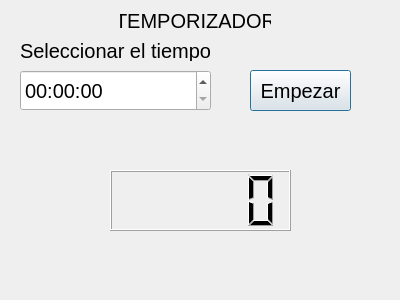
<?xml version="1.0" encoding="UTF-8"?>
<ui version="4.0">
 <class>Dialog</class>
 <widget class="QDialog" name="Dialog">
  <property name="geometry">
   <rect>
    <x>0</x>
    <y>0</y>
    <width>400</width>
    <height>300</height>
   </rect>
  </property>
  <property name="windowTitle">
   <string>Dialog</string>
  </property>
  <widget class="QTimeEdit" name="timeEdit">
   <property name="geometry">
    <rect>
     <x>20</x>
     <y>70</y>
     <width>191</width>
     <height>41</height>
    </rect>
   </property>
   <property name="font">
    <font>
     <pointsize>15</pointsize>
    </font>
   </property>
   <property name="displayFormat">
    <string>hh:mm:ss</string>
   </property>
   <property name="time">
    <time>
     <hour>0</hour>
     <minute>0</minute>
     <second>0</second>
    </time>
   </property>
  </widget>
  <widget class="QLabel" name="label">
   <property name="geometry">
    <rect>
     <x>120</x>
     <y>10</y>
     <width>151</width>
     <height>21</height>
    </rect>
   </property>
   <property name="font">
    <font>
     <pointsize>15</pointsize>
    </font>
   </property>
   <property name="text">
    <string>TEMPORIZADOR</string>
   </property>
   <property name="alignment">
    <set>Qt::AlignCenter</set>
   </property>
  </widget>
  <widget class="QPushButton" name="btnEmpezar">
   <property name="geometry">
    <rect>
     <x>250</x>
     <y>70</y>
     <width>101</width>
     <height>41</height>
    </rect>
   </property>
   <property name="font">
    <font>
     <pointsize>15</pointsize>
    </font>
   </property>
   <property name="text">
    <string>Empezar</string>
   </property>
  </widget>
  <widget class="QLCDNumber" name="lcdTiempo">
   <property name="geometry">
    <rect>
     <x>110</x>
     <y>170</y>
     <width>181</width>
     <height>61</height>
    </rect>
   </property>
   <property name="mode">
    <enum>QLCDNumber::Dec</enum>
   </property>
  </widget>
  <widget class="QLabel" name="label_2">
   <property name="geometry">
    <rect>
     <x>20</x>
     <y>40</y>
     <width>191</width>
     <height>21</height>
    </rect>
   </property>
   <property name="font">
    <font>
     <pointsize>15</pointsize>
    </font>
   </property>
   <property name="text">
    <string>Seleccionar el tiempo:</string>
   </property>
   <property name="alignment">
    <set>Qt::AlignLeading|Qt::AlignLeft|Qt::AlignVCenter</set>
   </property>
  </widget>
 </widget>
 <resources/>
 <connections/>
</ui>
